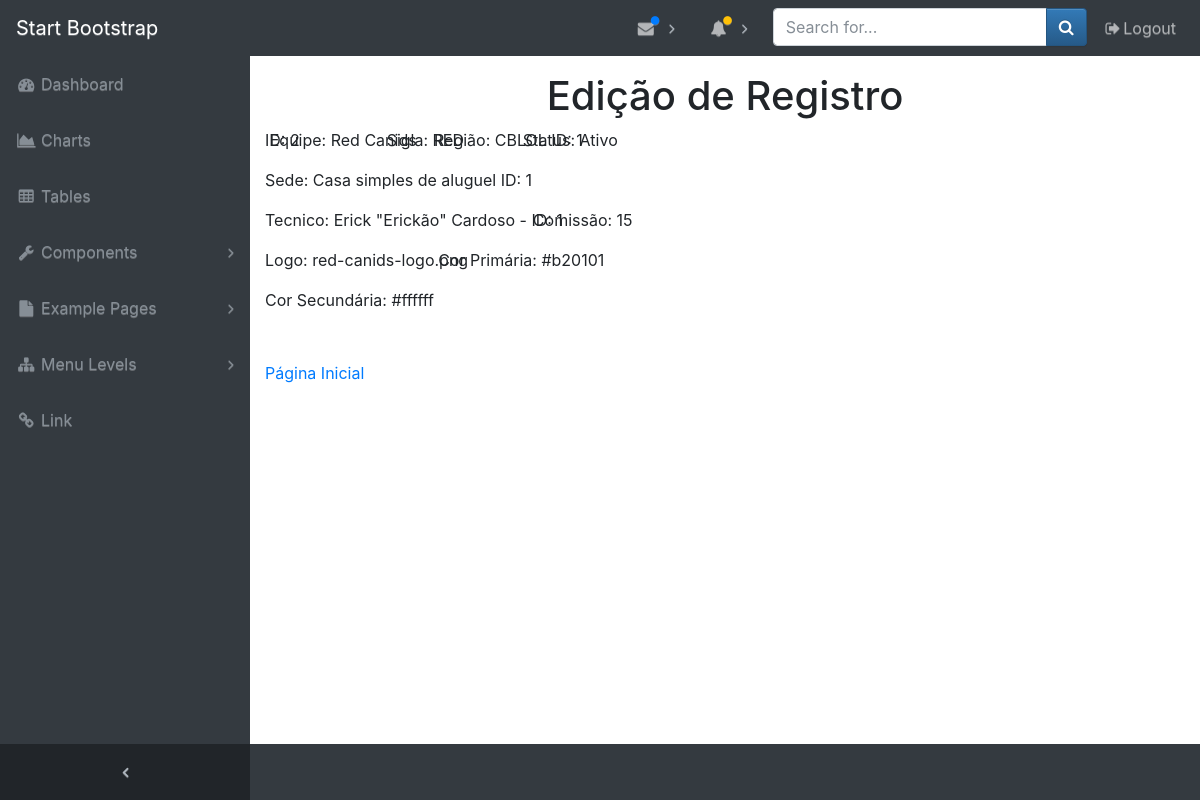
Page /index.php/equipe/view/2 on the committed database.
### tables this page shows
CREATE TABLE IF NOT EXISTS `equipe` (
  `id` INT NOT NULL AUTO_INCREMENT,
  `nome` VARCHAR(45) NOT NULL,
  `sigla` VARCHAR(10) NOT NULL,
  `regiao_id` INT NOT NULL,
  `status` VARCHAR(45) NOT NULL,
  `pais_id` INT NOT NULL,
  `sede_id` INT NOT NULL,
  `tecnico_id` INT NOT NULL,
  `qtd_comissao` INT NOT NULL,
  `logo` VARCHAR(45) NOT NULL,
  `cor_primaria` VARCHAR(45) NOT NULL,
  `cor_secundaria` VARCHAR(45) NOT NULL,
  PRIMARY KEY (`id`, `regiao_id`, `pais_id`, `sede_id`, `tecnico_id`),
  INDEX `fk_equipe_regiao1_idx` (`regiao_id` ASC),
  INDEX `fk_equipe_pais1_idx` (`pais_id` ASC),
  INDEX `fk_equipe_sede1_idx` (`sede_id` ASC),
  INDEX `fk_equipe_tecnico1_idx` (`tecnico_id` ASC),
  CONSTRAINT `fk_equipe_regiao1`
    FOREIGN KEY (`regiao_id`)
    REFERENCES `regiao` (`id`)
    ON DELETE NO ACTION
    ON UPDATE NO ACTION,
  CONSTRAINT `fk_equipe_pais1`
    FOREIGN KEY (`pais_id`)
    REFERENCES `pais` (`id`)
    ON DELETE NO ACTION
    ON UPDATE NO ACTION,
  CONSTRAINT `fk_equipe_sede1`
    FOREIGN KEY (`sede_id`)
    REFERENCES `sede` (`id`)
    ON DELETE NO ACTION
    ON UPDATE NO ACTION,
  CONSTRAINT `fk_equipe_tecnico1`
    FOREIGN KEY (`tecnico_id`)
    REFERENCES `tecnico` (`id`)
    ON DELETE NO ACTION
    ON UPDATE NO ACTION);

CREATE TABLE IF NOT EXISTS `regiao` (
  `id` INT NOT NULL AUTO_INCREMENT,
  `nome` VARCHAR(45) NOT NULL,
  `sigla` VARCHAR(10) NOT NULL,
  PRIMARY KEY (`id`));

CREATE TABLE IF NOT EXISTS `sede` (
  `id` INT NOT NULL AUTO_INCREMENT,
  `nome` VARCHAR(45) NOT NULL,
  `capacidade` INT NOT NULL,
  `ambiente` INT NOT NULL,
  `estrutura` INT NOT NULL,
  `valor` DECIMAL(10,2) NOT NULL,
  PRIMARY KEY (`id`));

CREATE TABLE IF NOT EXISTS `tecnico` (
  `id` INT NOT NULL AUTO_INCREMENT,
  `nome` VARCHAR(45) NOT NULL,
  `nick` VARCHAR(45) NOT NULL,
  `sobrenome` VARCHAR(45) NOT NULL,
  `valor` INT NOT NULL,
  PRIMARY KEY (`id`));

### application/controllers/Equipe.php (called while the page is built, shortened)
<?php
class Equipe extends CI_Controller {
	public function view($id = null){
		if ($id) {
			$equipes = $this->m_equipes->get_equipes($id);
			$status_equipe = array(
				1 => 'Ativo',
				2 => 'Inativo'
			);
			if ($equipes->num_rows() > 0 ) {
				$variaveis['titulo'] = 'Edição de Registro';
				$variaveis['id'] = $equipes->row()->id;
				$variaveis['nome'] = $equipes->row()->nome;
				$variaveis['sigla'] = $equipes->row()->sigla;
				$variaveis['regiao'] = $equipes->row()->regiao_id;
				$variaveis['pais'] = $equipes->row()->pais_id;
				$variaveis['status'] = $equipes->row()->status;
				$variaveis['sede'] = $equipes->row()->sede_id;
				$variaveis['tecnico'] = $equipes->row()->tecnico_id;
				$variaveis['comissao'] = $equipes->row()->qtd_comissao;
				$variaveis['logo'] = $equipes->row()->logo;
				$variaveis['cor_primaria'] = $equipes->row()->cor_primaria;
				$variaveis['cor_secundaria'] = $equipes->row()->cor_secundaria;
				$variaveis['paises'] = $this->m_paises->get_paises();
				$variaveis['regioes'] = $this->m_base->get_regioes();
				$variaveis['sedes'] = $this->m_base->get_sedes();
				$variaveis['tecnicos'] = $this->m_base->get_tecnicos();
				$variaveis['status_equipe'] = $status_equipe;
				$variaveis['v_equipe'] = $this->load->view('equipe/v_equipe_view', $variaveis,true);
				$this->load->view('template/template', $variaveis);
			} else {
				$variaveis['mensagem'] = "Registro não encontrado." ;
				$this->load->view('errors/html/v_erro', $variaveis);
			}
		}
	}
}

### index.php (called while the page is built, shortened)
<?php
require_once BASEPATH.'core/CodeIgniter.php';

### application/models/M_equipes.php (called while the page is built, shortened)
<?php
class M_equipes extends CI_Model {
	public function get_equipes($id = null){
		if ($id) {
			$this->db->where('id', $id);
		}
		$this->db->order_by("id", 'desc');
		return $this->db->get('equipe');
	}
}

### application/models/M_base.php (called while the page is built, shortened)
<?php
class M_base extends CI_Model {
	public function get_regioes($id = null){
		$this->db->order_by("id", 'desc');
		return $this->db->get('regiao');
    }
    public function get_sedes($id = null){
		$this->db->order_by("id", 'desc');
		return $this->db->get('sede');
    }
    public function get_tecnicos($id = null){
		$this->db->order_by("id", 'desc');
		return $this->db->get('tecnico');
	}
}

### application/views/equipe/v_equipe_view.php (the view, shortened to what this page needs)
?><!DOCTYPE html>
<html lang="pt-br">
<head>
	<?= link_tag('assets/bootstrap/css/bootstrap.min.css') ?>
	<?= link_tag('assets/bootstrap/css/bootstrap-theme.min.css') ?>
</head>
<body>
	<div class="container">
		<h1 class="text-center"><?= $titulo ?></h1>
		<div class="col-md-6 col-md-offset-3">
			<div class="row">
                    <div class="row">
						<?php echo '<p>ID: '.$id.'</p>'; ?>
					</div>
					<div class="row">
						<?php echo '<p>Equipe: '.$nome.'</p>'; ?>
					</div>
					<div class="row">
						<?php echo '<p>Sigla: '.$sigla.'</p>'; ?>
					</div>
                    <div class="row">
                    <?php
						foreach($regioes -> result() as $r_s){
								if ($r_s->id == $regiao){
									echo '<p>Região: '.$r_s->sigla.' ID: '.$r_s->id.'</p>';
								}
						}
						?>
                    </div>
                    <div class="row">
						<?php echo '<p>Status: '.$status.'</p>'; ?>
					</div>
                    <div class="row">
                    <?php
						foreach($sedes -> result() as $s_s){
								if ($s_s->id == $sede){
									echo '<p>Sede: '.$s_s->nome.' ID: '.$s_s->id.'</p>';
								}
						}
						?>
                    </div>
                    <div class="row">
                    <?php
						foreach($tecnicos -> result() as $t_s){
								if ($t_s->id == $tecnico){
									echo '<p>Tecnico: '.$t_s->nome.' "'.$t_s->nick.'" '.$t_s->sobrenome.' - ID: '.$t_s->id.'</p>';
								}
						}
						?>
                    </div>
                    <div class="row">
						<?php echo '<p>Comissão: '.$comissao.'</p>'; ?>
					</div>
					<div class="row">
						<?php echo '<p>Logo: '.$logo.'</p>'; ?>
					</div>
                    <div class="row">
						<?php echo '<p>Cor Primária: '.$cor_primaria.'</p>'; ?>
					</div>
                    <div class="row">
						<?php echo '<p>Cor Secundária: '.$cor_secundaria.'</p>'; ?>
					</div>
				</div>
			</div>
			<div class="row"><hr></div>
			<div class="row">
				<?= anchor('', 'Página Inicial') ?>
			</div>
		</div>
	</div>
</body>
</html>

### application/views/template/template.php (shortened to what this page needs)
<!DOCTYPE html>
<html lang="en">
<head>
  <link rel="stylesheet" href="https://maxcdn.bootstrapcdn.com/bootstrap/4.0.0-beta.2/css/bootstrap.min.css">
  <?php
        echo '<link href="'.site_url().'assets/font-awesome/css/font-awesome.min.css" rel="stylesheet" type="text/css">';
        echo '<link href="'.site_url().'assets/datatables/dataTables.bootstrap4.css" rel="stylesheet">';
        echo '<link href="'.site_url().'assets/css/sb-admin.css" rel="stylesheet">';
        echo '<link href="'.site_url().'assets/css/style.css" rel="stylesheet">';
  ?>
</head>
<body class="fixed-nav sticky-footer bg-dark" id="page-top">
  <nav class="navbar navbar-expand-lg navbar-dark bg-dark fixed-top" id="mainNav">
    <a class="navbar-brand" href="index.html">Start Bootstrap</a>
    <div class="collapse navbar-collapse" id="navbarResponsive">
      <ul class="navbar-nav navbar-sidenav" id="exampleAccordion">
        <li class="nav-item" data-toggle="tooltip" data-placement="right" title="Dashboard">
          <a class="nav-link" href="index.html">
            <i class="fa fa-fw fa-dashboard"></i>
            <span class="nav-link-text">Dashboard</span>
          </a>
        </li>
        <li class="nav-item" data-toggle="tooltip" data-placement="right" title="Charts">
          <a class="nav-link" href="#">
            <i class="fa fa-fw fa-area-chart"></i>
            <span class="nav-link-text">Charts</span>
          </a>
        </li>
        <li class="nav-item" data-toggle="tooltip" data-placement="right" title="Tables">
          <a class="nav-link" href="#">
            <i class="fa fa-fw fa-table"></i>
            <span class="nav-link-text">Tables</span>
          </a>
        </li>
        <li class="nav-item" data-toggle="tooltip" data-placement="right" title="Components">
          <a class="nav-link nav-link-collapse collapsed" data-toggle="collapse" href="#collapseComponents" data-parent="#exampleAccordion">
            <i class="fa fa-fw fa-wrench"></i>
            <span class="nav-link-text">Components</span>
          </a>
        </li>
        <li class="nav-item" data-toggle="tooltip" data-placement="right" title="Example Pages">
          <a class="nav-link nav-link-collapse collapsed" data-toggle="collapse" href="#collapseExamplePages" data-parent="#exampleAccordion">
            <i class="fa fa-fw fa-file"></i>
            <span class="nav-link-text">Example Pages</span>
          </a>
        </li>
        <li class="nav-item" data-toggle="tooltip" data-placement="right" title="Menu Levels">
          <a class="nav-link nav-link-collapse collapsed" data-toggle="collapse" href="#collapseMulti" data-parent="#exampleAccordion">
            <i class="fa fa-fw fa-sitemap"></i>
            <span class="nav-link-text">Menu Levels</span>
          </a>
        </li>
        <li class="nav-item" data-toggle="tooltip" data-placement="right" title="Link">
          <a class="nav-link" href="#">
            <i class="fa fa-fw fa-link"></i>
            <span class="nav-link-text">Link</span>
          </a>
        </li>
      </ul>
      <ul class="navbar-nav sidenav-toggler">
        <li class="nav-item">
          <a class="nav-link text-center" id="sidenavToggler">
            <i class="fa fa-fw fa-angle-left"></i>
          </a>
        </li>
      </ul>
      <ul class="navbar-nav ml-auto">
        <li class="nav-item dropdown">
          <a class="nav-link dropdown-toggle mr-lg-2" id="messagesDropdown" href="#" data-toggle="dropdown" aria-haspopup="true" aria-expanded="false">
            <i class="fa fa-fw fa-envelope"></i>
            <span class="indicator text-primary d-none d-lg-block">
              <i class="fa fa-fw fa-circle"></i>
            </span>
          </a>
        </li>
        <li class="nav-item dropdown">
          <a class="nav-link dropdown-toggle mr-lg-2" id="alertsDropdown" href="#" data-toggle="dropdown" aria-haspopup="true" aria-expanded="false">
            <i class="fa fa-fw fa-bell"></i>
            <span class="indicator text-warning d-none d-lg-block">
              <i class="fa fa-fw fa-circle"></i>
            </span>
          </a>
        </li>
        <li class="nav-item">
          <form class="form-inline my-2 my-lg-0 mr-lg-2">
            <div class="input-group">
              <input class="form-control" type="text" placeholder="Search for...">
              <span class="input-group-btn">
                <button class="btn btn-primary" type="button">
                  <i class="fa fa-search"></i>
                </button>
              </span>
            </div>
          </form>
        </li>
        <li class="nav-item">
          <a class="nav-link" data-toggle="modal" data-target="#exampleModal">
            <i class="fa fa-fw fa-sign-out"></i>Logout</a>
        </li>
      </ul>
    </div>
  </nav>
  <div class="content-wrapper">
    <div class="container-fluid">
        <?php echo $v_equipe;?>
</body>
</html>

### assets/css/sb-admin.css (style rules this page uses)
html { position: relative; min-height: 100%; }
body { overflow-x: hidden; }
body.sticky-footer { margin-bottom: 56px; }
body.sticky-footer .content-wrapper { min-height: calc(100vh - 56px - 56px); }
body.fixed-nav { padding-top: 56px; }
.content-wrapper { min-height: calc(100vh - 56px); padding-top: 1rem; }
#mainNav .navbar-collapse { overflow: auto; max-height: 75vh; }
#mainNav .navbar-collapse .navbar-nav .nav-item .nav-link { cursor: pointer; }
#mainNav .navbar-collapse .navbar-sidenav .nav-link-collapse:after { float: right; content: '\f107'; font-family: 'FontAwesome'; }
#mainNav .navbar-collapse .navbar-sidenav .nav-link-collapse.collapsed:after { content: '\f105'; }
#mainNav .navbar-collapse .sidenav-toggler { display: none; }
#mainNav .navbar-collapse .navbar-nav > .nav-item.dropdown > .nav-link { position: relative; min-width: 45px; }
#mainNav .navbar-collapse .navbar-nav > .nav-item.dropdown > .nav-link:after { float: right; width: auto; content: '\f105'; border: none; font-family: 'FontAwesome'; }
#mainNav .navbar-collapse .navbar-nav > .nav-item.dropdown > .nav-link .indicator { position: absolute; top: 5px; left: 21px; font-size: 10px; }
@media (min-width: 992px) { #mainNav .navbar-brand { width: 250px; } }
@media (min-width: 992px) { #mainNav .navbar-collapse { overflow: visible; max-height: none; } }
@media (min-width: 992px) { #mainNav .navbar-collapse .navbar-sidenav { position: absolute; top: 0; left: 0; overflow-x: hidden; overflow-y: auto; -webkit-flex-direction: column; -ms-flex-direction: column; flex-direction: column; margin-top: 56px; } }
@media (min-width: 992px) { #mainNav .navbar-collapse .navbar-sidenav > .nav-item { width: 250px; padding: 0; } }
@media (min-width: 992px) { #mainNav .navbar-collapse .navbar-sidenav > .nav-item > .nav-link { padding: 1em; } }
@media (min-width: 992px) { #mainNav .navbar-collapse .navbar-nav > .nav-item.dropdown > .nav-link { min-width: 0; } }
@media (min-width: 992px) { #mainNav .navbar-collapse .navbar-nav > .nav-item.dropdown > .nav-link:after { width: 24px; text-align: center; } }
#mainNav.fixed-top .sidenav-toggler { display: none; }
@media (min-width: 992px) { #mainNav.fixed-top .navbar-sidenav { height: calc(100vh - 112px); } }
@media (min-width: 992px) { #mainNav.fixed-top .sidenav-toggler { position: absolute; top: 0; left: 0; display: flex; overflow-x: hidden; overflow-y: auto; -webkit-flex-direction: column; -ms-flex-direction: column; flex-direction: column; margin-top: calc(100vh - 56px); } }
@media (min-width: 992px) { #mainNav.fixed-top .sidenav-toggler > .nav-item { width: 250px; padding: 0; } }
@media (min-width: 992px) { #mainNav.fixed-top .sidenav-toggler > .nav-item > .nav-link { padding: 1em; } }
#mainNav.fixed-top.navbar-dark .sidenav-toggler { background-color: #212529; }
#mainNav.fixed-top.navbar-dark .sidenav-toggler a i { color: #adb5bd; }
.content-wrapper { overflow-x: hidden; background: white; }
@media (min-width: 992px) { .content-wrapper { margin-left: 250px; } }
#sidenavToggler i { font-weight: 800; }
#mainNav.navbar-dark .navbar-collapse .navbar-sidenav .nav-link-collapse:after { color: #868e96; }
#mainNav.navbar-dark .navbar-collapse .navbar-sidenav > .nav-item > .nav-link { color: #868e96; }
#mainNav.navbar-dark .navbar-collapse .navbar-nav > .nav-item.dropdown > .nav-link:after { color: #adb5bd; }
@media (min-width: 992px) { #mainNav.navbar-dark .navbar-collapse .navbar-sidenav { background: #343a40; } }

### assets/css/style.css (style rules this page uses)
.row { margin-left:0px; margin-right:0px; }

### rows in the picture
equipe: id "2", nome "Red Canids", sigla "RED", status "Ativo", qtd_comissao "15", logo "red-canids-logo.png", cor_primaria "#b20101", cor_secundaria "#ffffff"
regiao: sigla "CBLOL", id "1"
sede: nome "Casa simples de aluguel", id "1"
tecnico: nome "Erick", nick "Erickão", sobrenome "Cardoso", id "1"

### other values in the picture
$titulo "Edição de Registro"
anchor('', 'Página Inicial') "Página Inicial"
